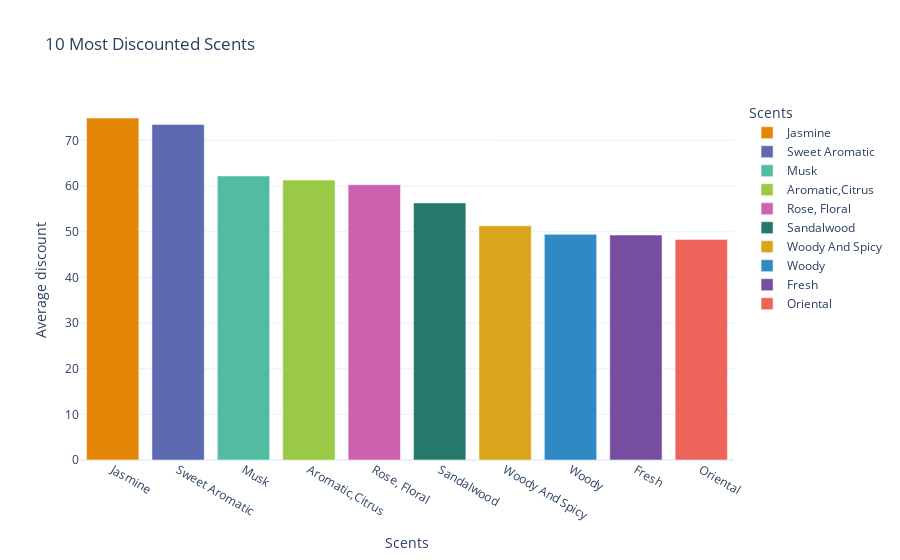

The notebook cell this image was saved under:
### Markdown cell above
**What is the average discount for the 10 most scents?**

### Code cell
df2 = df1.copy()
df2 = df1[df1['discount%'] < 100]
mean = df2.groupby('scents')['discount%'].mean()

mean.index
df3 = mean.reset_index()
df3['discount%'] = df3['discount%'].round(decimals=2)
df3 = df3.sort_values(by='discount%',ascending=False).head(10)

fig = px.bar(df3, x='scents', y='discount%', title='10 Most Discounted Scents',color_discrete_sequence=px.colors.qualitative.Vivid,color='scents',labels={'discount%':'Average discount ','scents':'Scents'})
fig.show()

### Figure 1 — Plotly figure (JSON) as saved in the notebook; plotly's stock layout.template omitted (floating-point values rounded to 4 significant figures)
{"data": [{"alignmentgroup": "True", "hovertemplate": "Scents=%{x}<br>Average discount =%{y}<extra></extra>", "legendgroup": "Jasmine", "marker": {"color": "rgb(229, 134, 6)", "pattern": {"shape": ""}}, "name": "Jasmine", "offsetgroup": "Jasmine", "orientation": "v", "showlegend": true, "textposition": "auto", "type": "bar", "x": ["Jasmine"], "xaxis": "x", "y": [74.9], "yaxis": "y"}, {"alignmentgroup": "True", "hovertemplate": "Scents=%{x}<br>Average discount =%{y}<extra></extra>", "legendgroup": "Sweet Aromatic", "marker": {"color": "rgb(93, 105, 177)", "pattern": {"shape": ""}}, "name": "Sweet Aromatic", "offsetgroup": "Sweet Aromatic", "orientation": "v", "showlegend": true, "textposition": "auto", "type": "bar", "x": ["Sweet Aromatic"], "xaxis": "x", "y": [73.5], "yaxis": "y"}, {"alignmentgroup": "True", "hovertemplate": "Scents=%{x}<br>Average discount =%{y}<extra></extra>", "legendgroup": "Musk", "marker": {"color": "rgb(82, 188, 163)", "pattern": {"shape": ""}}, "name": "Musk", "offsetgroup": "Musk", "orientation": "v", "showlegend": true, "textposition": "auto", "type": "bar", "x": ["Musk"], "xaxis": "x", "y": [62.21], "yaxis": "y"}, {"alignmentgroup": "True", "hovertemplate": "Scents=%{x}<br>Average discount =%{y}<extra></extra>", "legendgroup": "Aromatic,Citrus", "marker": {"color": "rgb(153, 201, 69)", "pattern": {"shape": ""}}, "name": "Aromatic,Citrus", "offsetgroup": "Aromatic,Citrus", "orientation": "v", "showlegend": true, "textposition": "auto", "type": "bar", "x": ["Aromatic,Citrus"], "xaxis": "x", "y": [61.3], "yaxis": "y"}, {"alignmentgroup": "True", "hovertemplate": "Scents=%{x}<br>Average discount =%{y}<extra></extra>", "legendgroup": "Rose, Floral", "marker": {"color": "rgb(204, 97, 176)", "pattern": {"shape": ""}}, "name": "Rose, Floral", "offsetgroup": "Rose, Floral", "orientation": "v", "showlegend": true, "textposition": "auto", "type": "bar", "x": ["Rose, Floral"], "xaxis": "x", "y": [60.3], "yaxis": "y"}, {"alignmentgroup": "True", "hovertemplate": "Scents=%{x}<br>Average discount =%{y}<extra></extra>", "legendgroup": "Sandalwood", "marker": {"color": "rgb(36, 121, 108)", "pattern": {"shape": ""}}, "name": "Sandalwood", "offsetgroup": "Sandalwood", "orientation": "v", "showlegend": true, "textposition": "auto", "type": "bar", "x": ["Sandalwood"], "xaxis": "x", "y": [56.3], "yaxis": "y"}, {"alignmentgroup": "True", "hovertemplate": "Scents=%{x}<br>Average discount =%{y}<extra></extra>", "legendgroup": "Woody And Spicy", "marker": {"color": "rgb(218, 165, 27)", "pattern": {"shape": ""}}, "name": "Woody And Spicy", "offsetgroup": "Woody And Spicy", "orientation": "v", "showlegend": true, "textposition": "auto", "type": "bar", "x": ["Woody And Spicy"], "xaxis": "x", "y": [51.3], "yaxis": "y"}, {"alignmentgroup": "True", "hovertemplate": "Scents=%{x}<br>Average discount =%{y}<extra></extra>", "legendgroup": "Woody", "marker": {"color": "rgb(47, 138, 196)", "pattern": {"shape": ""}}, "name": "Woody", "offsetgroup": "Woody", "orientation": "v", "showlegend": true, "textposition": "auto", "type": "bar", "x": ["Woody"], "xaxis": "x", "y": [49.42], "yaxis": "y"}, {"alignmentgroup": "True", "hovertemplate": "Scents=%{x}<br>Average discount =%{y}<extra></extra>", "legendgroup": "Fresh", "marker": {"color": "rgb(118, 78, 159)", "pattern": {"shape": ""}}, "name": "Fresh", "offsetgroup": "Fresh", "orientation": "v", "showlegend": true, "textposition": "auto", "type": "bar", "x": ["Fresh"], "xaxis": "x", "y": [49.27], "yaxis": "y"}, {"alignmentgroup": "True", "hovertemplate": "Scents=%{x}<br>Average discount =%{y}<extra></extra>", "legendgroup": "Oriental", "marker": {"color": "rgb(237, 100, 90)", "pattern": {"shape": ""}}, "name": "Oriental", "offsetgroup": "Oriental", "orientation": "v", "showlegend": true, "textposition": "auto", "type": "bar", "x": ["Oriental"], "xaxis": "x", "y": [48.31], "yaxis": "y"}], "layout": {"barmode": "relative", "legend": {"title": {"text": "Scents"}, "tracegroupgap": 0}, "title": {"text": "10 Most Discounted Scents"}, "xaxis": {"anchor": "y", "categoryarray": ["Jasmine", "Sweet Aromatic", "Musk", "Aromatic,Citrus", "Rose, Floral", "Sandalwood", "Woody And Spicy", "Woody", "Fresh", "Oriental"], "categoryorder": "array", "domain": [0, 1], "title": {"text": "Scents"}}, "yaxis": {"anchor": "x", "domain": [0, 1], "title": {"text": "Average discount "}}}}
